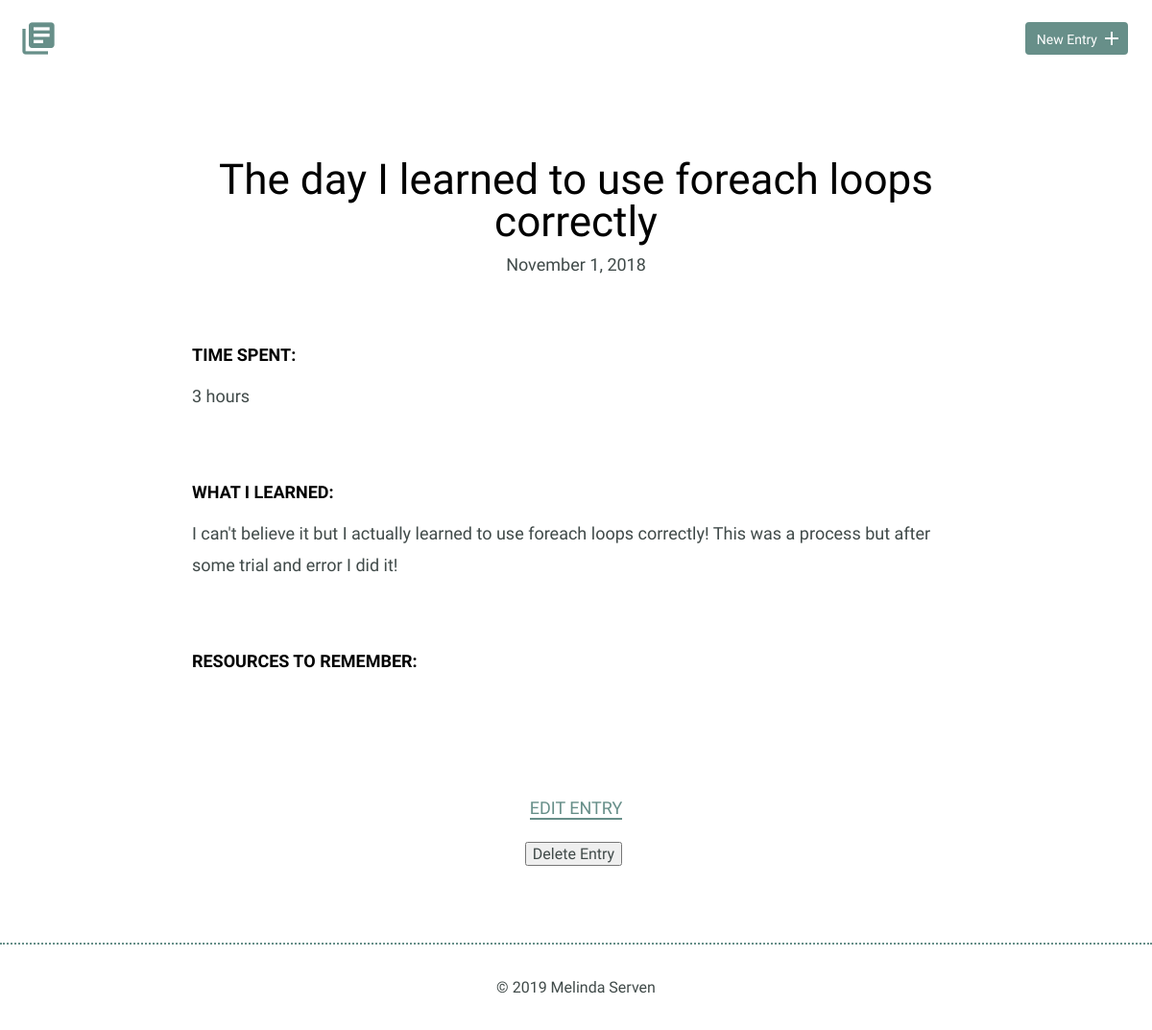
Page /detail.php?id=3 on the earlier database version.
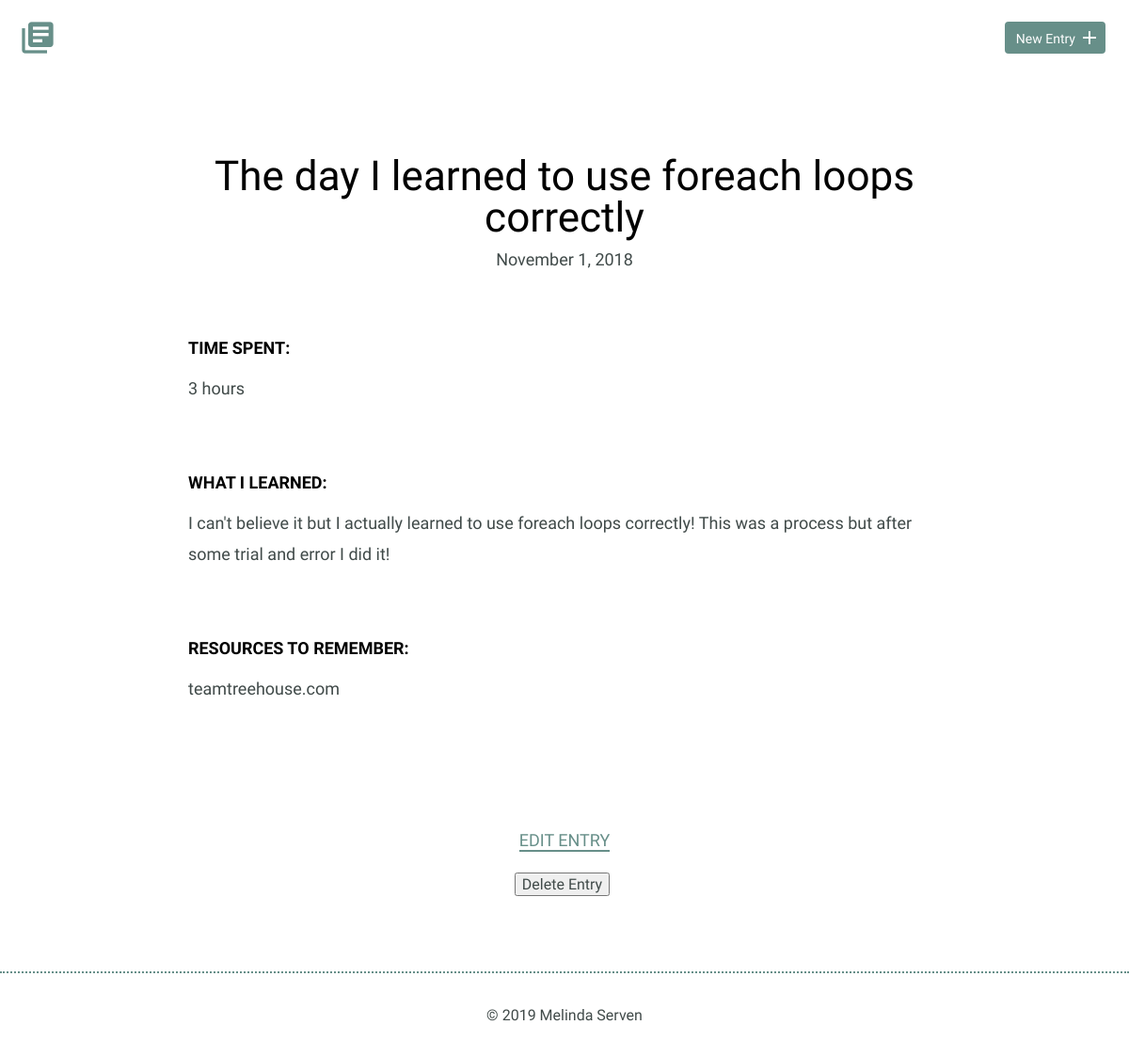
Same page on the later database version.
### tables this page shows
CREATE TABLE "entries" (
	`id`	INTEGER,
	`title`	TEXT,
	`date`	TEXT,
	`time_spent`	INTEGER,
	`learned`	BLOB,
	`resources`	BLOB,
	PRIMARY KEY(`id`)
);

### inc/functions.php (called while the page is built, shortened)
<?php
function getDetailedEntry($id){
  include("connection.php");
  try{
    $results = $db->prepare("SELECT * FROM entries WHERE id = ?");
    $results->bindValue(1,$id,PDO::PARAM_INT);
    $results->execute();
  } catch (Exception $e){
    echo "Unable to retrieve results.";
    exit;
  }
  $entries = $results->fetch(PDO::FETCH_ASSOC);
  return $entries;
}
?>

### detail.php (the view, shortened to what this page needs)
<?php
include 'inc/header.php';
include 'inc/functions.php';
$id = trim(filter_input(INPUT_GET,'id', FILTER_SANITIZE_NUMBER_INT));
$entry = getDetailedEntry($id);
?>
        <section>
            <div class="container">
                <div class="entry-list single">
                    <article>
                        <h1><?php echo htmlspecialchars_decode($entry['title']); ?></h1>
                        <time datetime="<?php echo $entry['date']; ?>">
                          <?php echo date('F j, Y', strtotime($entry['date'])); ?>
                        </time>
                        <div class="entry">
                            <h3>Time Spent: </h3>
                            <p><?php echo htmlspecialchars_decode($entry['time_spent']); ?></p>
                        </div>
                        <div class="entry">
                            <h3>What I Learned:</h3>
                            <p><?php echo htmlspecialchars_decode($entry['learned']); ?></p>
                        </div>
                        <div class="entry">
                            <h3>Resources to Remember:</h3>
                            <p><?php echo htmlspecialchars_decode($entry['resources']); ?></p>
                        </div>
                    </article>
                </div>
            </div>
            <div class="edit">
              <p><a href="edit.php?id=<?php echo $id ?>">Edit Entry</a></p>
              <form method='post' action='detail.php?id=<?php echo $id ?>' onsubmit="return confirm('Are you sure you want to delete this project?');">
                  <input type='submit' class='button--delete' value='Delete Entry' />
              </form>
          </div>
        </section>
<?php include 'inc/footer.php'; ?>

### inc/header.php (shortened to what this page needs)
<!DOCTYPE html>
<html>
    <head>
        <link rel="stylesheet" href="css/normalize.css">
        <link rel="stylesheet" href="css/site.css">
    </head>
    <body>
        <header>
            <div class="container">
                <div class="site-header">
                    <a class="logo" href="index.php"><i class="material-icons">library_books</i></a>
                    <a class="button icon-right" href="new.php"><span>New Entry</span> <i class="material-icons">add</i></a>
                </div>
            </div>
        </header>

### inc/footer.php
<footer>
    <div>
        &copy; <?php echo date('Y');?> Melinda Serven
    </div>
</footer>
</body>
</html>

### css/site.css (style rules this page uses)
body { font-size: 16px; color: #404a49; font-family: 'Cousine', serif; font-weight: 400; }
.container { margin: 0 auto; padding: 0 25px; }
header .site-header { margin: 0 auto; height: 95px; }
header .logo i { color: #678f89; margin: 20px 0 0 -5px; float: left; font-size: 40px; }
header .button { float: right; margin: 33px 0 0 0; }
footer { text-align: center; padding: 35px 0; border-top: 2px dotted #678f89; }
.button { padding: 8px 10px 6px 10px; background: #678f89; border: 2px solid #678f89; border-radius: 4px; text-decoration: none; color: #FFF; position: relative; text-align: center; font-size: 14px; }
.button.icon-right { padding-right: 30px; top: -10px; }
.button.icon-right i { position: absolute; top: 3px; right: 3px; }
h1, h2, h3 { margin: 0; font-weight: 400; line-height: 1em; color: #000; }
h1 { font-size: 44px; margin-bottom: 12px; }
h3 { font-size: 18px; font-family: 'Work Sans', serif; font-weight: 600; text-transform: uppercase; }
p { line-height: 1.8em; font-size: 18px; }
p a { border-bottom: 2px solid #678f89; padding: 0; color: #678f89; text-decoration: none; }
.entry-list, .edit-entry, .new-entry { max-width: 800px; margin: 0 auto; padding: 70px 0 150px 0; }
.entry-list article { margin-bottom: 70px; text-align: center; }
.entry-list article:last-child { margin-bottom: 0; }
.entry-list.single { padding-bottom: 70px; }
.entry-list.single time { font-size: 18px; }
.entry { max-width: 800px; margin: 75px auto 0 auto; text-align: left; }
.entry p { margin-bottom: 40px; }
.edit { padding-bottom: 80px; text-align: center; margin: 0 auto; }
.edit a { font-weight: 400; text-transform: uppercase; font-size: 18px; }
input[type=submit] { margin-right: 5px; }

Differences in the rows shown:
changed entries "The day I learned to use foreach loops correctly": resources (not shown) → "teamtreehouse.com"
